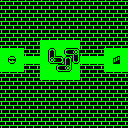

A 2D game scene composited from a Tiled map and its tileset images. What follows is a short description and the map's XML, with every tile layer's data as written:
An orthogonal 16x16 tile map with 8x8 px tiles, 1 tile layer (Kachelebene 1).

<map version="1.0" tiledversion="1.0.3" orientation="orthogonal" renderorder="right-down" width="16" height="16" tilewidth="8" tileheight="8" nextobjectid="1">
 <tileset firstgid="1" source="../tiles.tsx" />
 <layer name="Kachelebene 1" width="16" height="16">
  <data encoding="csv">
184,184,184,184,184,184,184,184,184,184,184,184,184,184,184,184,
184,184,184,184,184,184,184,184,184,184,184,184,184,184,184,184,
184,184,184,184,184,184,184,184,184,184,184,184,184,184,184,184,
184,184,184,184,184,184,184,184,184,184,184,184,184,184,184,184,
184,184,184,184,184,184,184,184,184,184,184,184,184,184,184,184,
184,184,184,184,184,129,129,129,129,129,184,184,184,184,184,184,
129,129,129,184,184,129,178,129,185,173,184,184,184,129,129,129,
129,177,129,129,129,129,164,179,178,181,129,129,129,129,180,129,
129,129,129,184,184,129,129,185,170,129,184,184,184,129,129,129,
184,184,184,184,184,129,129,129,129,129,184,184,184,184,184,184,
184,184,184,184,184,184,184,184,184,184,184,184,184,184,184,184,
184,184,184,184,184,184,184,184,184,184,184,184,184,184,184,184,
184,184,184,184,184,184,184,184,184,184,184,184,184,184,184,184,
184,184,184,184,184,184,184,184,184,184,184,184,184,184,184,184,
184,184,184,184,184,184,184,184,184,184,184,184,184,184,184,184,
184,184,184,184,184,184,184,184,184,184,184,184,184,184,184,184
</data>
 </layer>
</map>